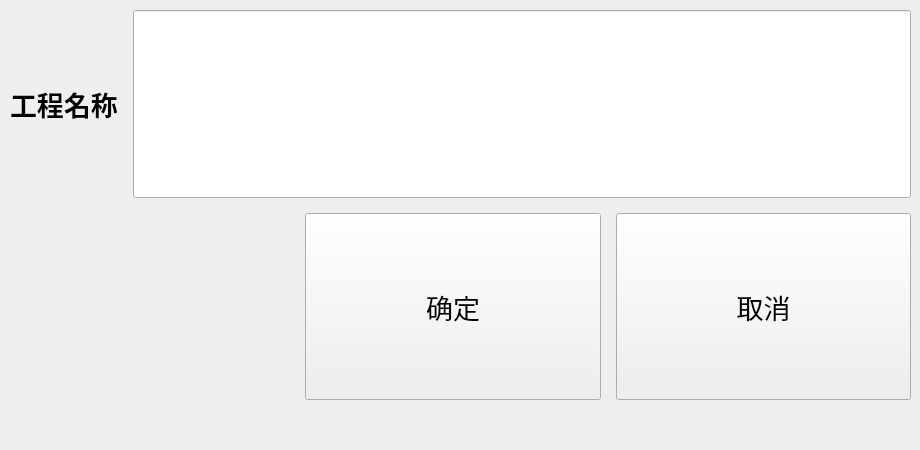
<?xml version="1.0" encoding="UTF-8"?>
<ui version="4.0">
 <class>NewFileDialog</class>
 <widget class="QDialog" name="NewFileDialog">
  <property name="geometry">
   <rect>
    <x>0</x>
    <y>0</y>
    <width>920</width>
    <height>450</height>
   </rect>
  </property>
  <property name="windowTitle">
   <string>New Project</string>
  </property>
  <widget class="QWidget" name="verticalLayoutWidget">
   <property name="geometry">
    <rect>
     <x>10</x>
     <y>10</y>
     <width>901</width>
     <height>431</height>
    </rect>
   </property>
   <layout class="QVBoxLayout" name="verticalLayout_2" stretch="3">
    <property name="spacing">
     <number>10</number>
    </property>
    <item>
     <layout class="QVBoxLayout" name="verticalLayout">
      <property name="spacing">
       <number>15</number>
      </property>
      <item>
       <layout class="QHBoxLayout" name="horizontalLayout">
        <item>
         <widget class="QLabel" name="label">
          <property name="sizePolicy">
           <sizepolicy hsizetype="Preferred" vsizetype="Expanding">
            <horstretch>0</horstretch>
            <verstretch>0</verstretch>
           </sizepolicy>
          </property>
          <property name="font">
           <font>
            <family>Ubuntu Mono</family>
            <pointsize>20</pointsize>
            <weight>75</weight>
            <bold>true</bold>
           </font>
          </property>
          <property name="text">
           <string>工程名称</string>
          </property>
         </widget>
        </item>
        <item>
         <widget class="QLineEdit" name="lineEdit">
          <property name="sizePolicy">
           <sizepolicy hsizetype="Expanding" vsizetype="Expanding">
            <horstretch>0</horstretch>
            <verstretch>0</verstretch>
           </sizepolicy>
          </property>
          <property name="font">
           <font>
            <family>Ubuntu Mono</family>
            <pointsize>20</pointsize>
            <weight>75</weight>
            <bold>true</bold>
           </font>
          </property>
         </widget>
        </item>
       </layout>
      </item>
      <item>
       <layout class="QHBoxLayout" name="horizontalLayout_2">
        <property name="spacing">
         <number>15</number>
        </property>
        <item>
         <spacer name="horizontalSpacer">
          <property name="orientation">
           <enum>Qt::Horizontal</enum>
          </property>
          <property name="sizeHint" stdset="0">
           <size>
            <width>40</width>
            <height>20</height>
           </size>
          </property>
         </spacer>
        </item>
        <item>
         <widget class="QPushButton" name="pushButton">
          <property name="sizePolicy">
           <sizepolicy hsizetype="Expanding" vsizetype="Expanding">
            <horstretch>0</horstretch>
            <verstretch>0</verstretch>
           </sizepolicy>
          </property>
          <property name="font">
           <font>
            <pointsize>20</pointsize>
           </font>
          </property>
          <property name="focusPolicy">
           <enum>Qt::NoFocus</enum>
          </property>
          <property name="text">
           <string>确定</string>
          </property>
         </widget>
        </item>
        <item>
         <widget class="QPushButton" name="pushButton_2">
          <property name="sizePolicy">
           <sizepolicy hsizetype="Expanding" vsizetype="Expanding">
            <horstretch>0</horstretch>
            <verstretch>0</verstretch>
           </sizepolicy>
          </property>
          <property name="font">
           <font>
            <pointsize>20</pointsize>
           </font>
          </property>
          <property name="focusPolicy">
           <enum>Qt::NoFocus</enum>
          </property>
          <property name="text">
           <string>取消</string>
          </property>
         </widget>
        </item>
       </layout>
      </item>
      <item>
       <widget class="QLabel" name="label_2">
        <property name="font">
         <font>
          <family>Ubuntu Mono</family>
          <pointsize>14</pointsize>
          <weight>75</weight>
          <bold>true</bold>
         </font>
        </property>
        <property name="focusPolicy">
         <enum>Qt::NoFocus</enum>
        </property>
        <property name="styleSheet">
         <string notr="true">s</string>
        </property>
        <property name="text">
         <string/>
        </property>
        <property name="alignment">
         <set>Qt::AlignCenter</set>
        </property>
       </widget>
      </item>
     </layout>
    </item>
   </layout>
  </widget>
 </widget>
 <resources/>
 <connections/>
</ui>
